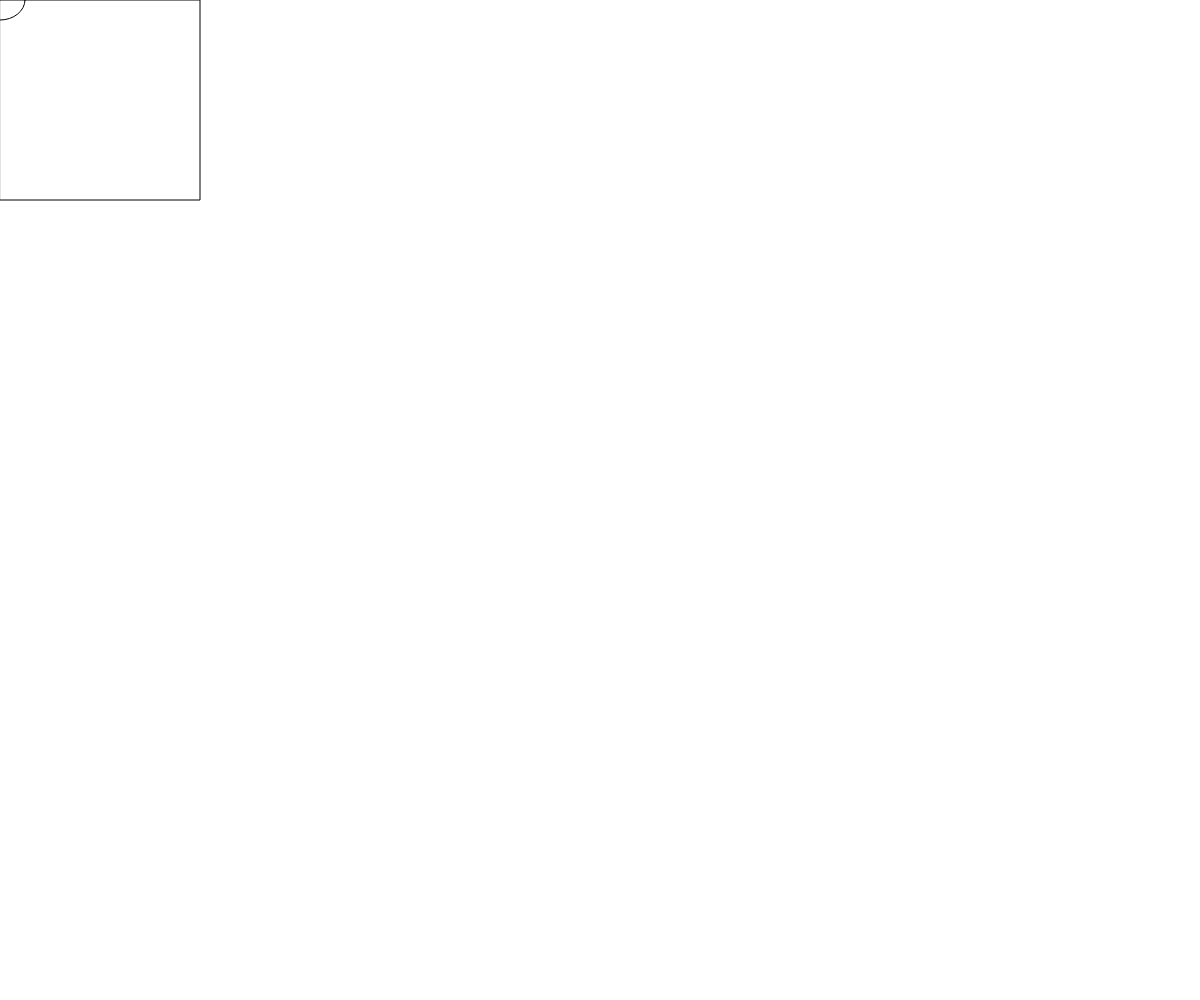
Frame 1 (no input)
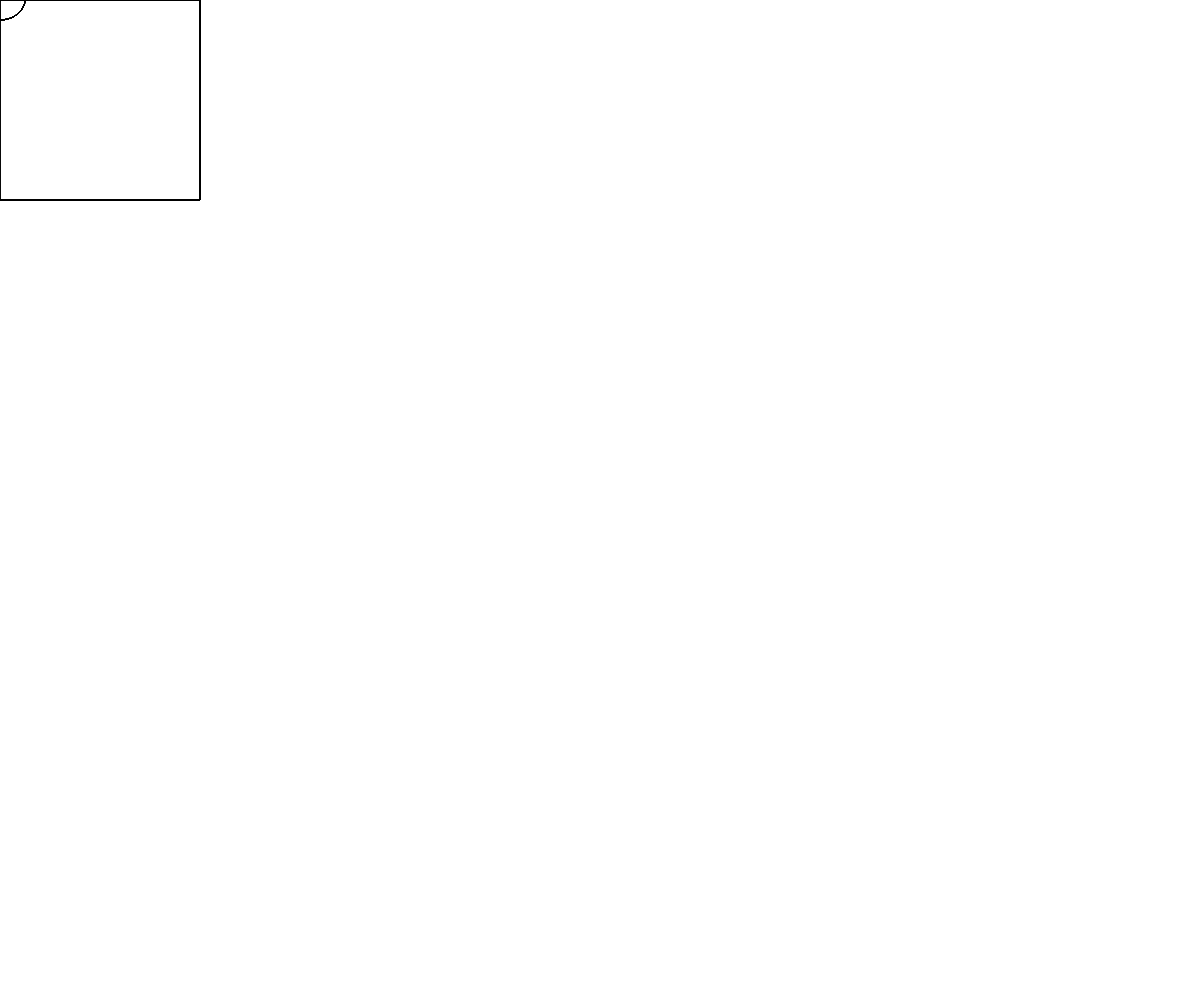
Frame 60 (no input)
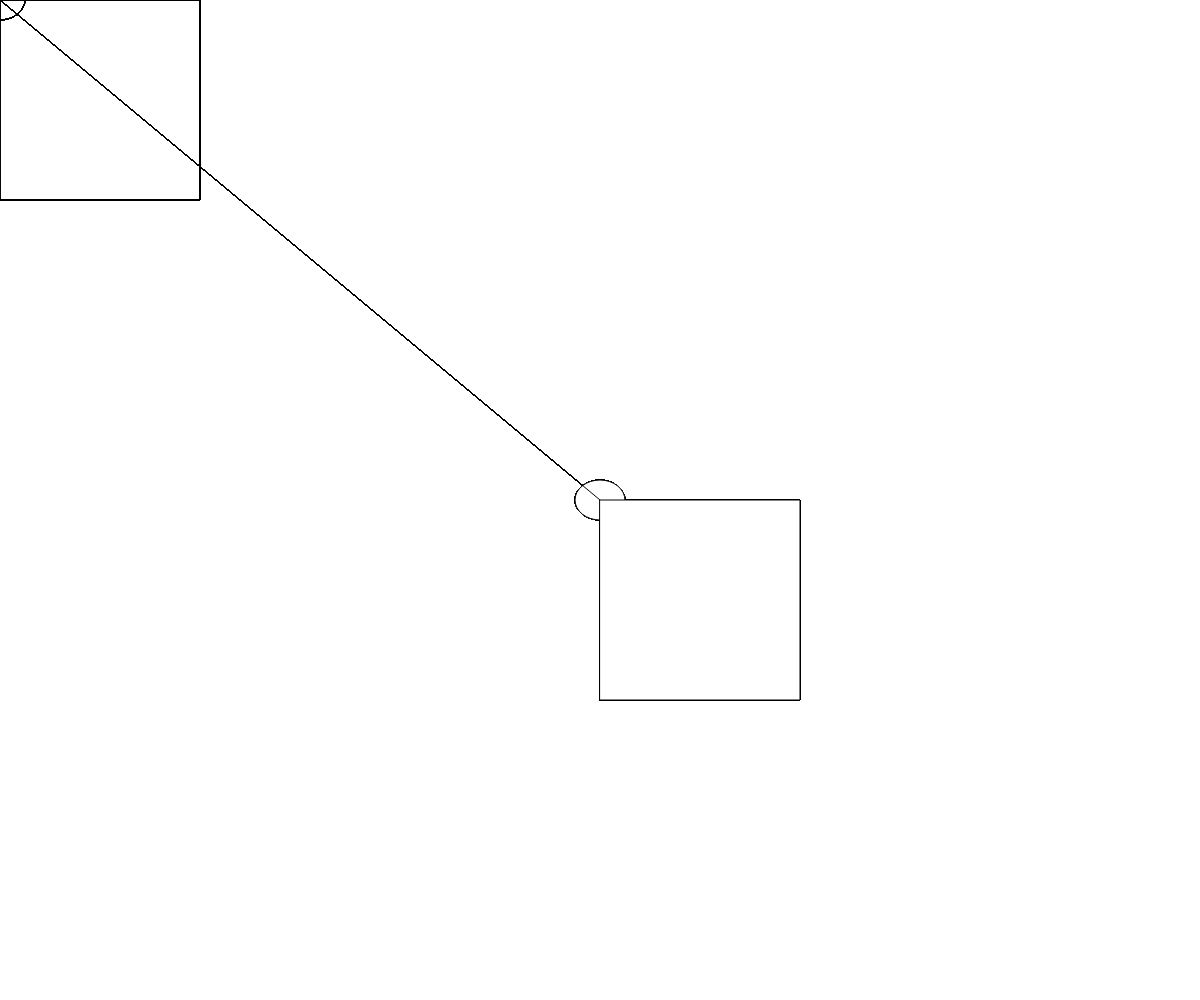
Frame 120 (the mouse pressed at the canvas centre since frame 60)

The p5.js sketch that drew these frames (run headless with seeded random() and noise() and a simulated clock; from frame 60 on, the mouse is pressed at the canvas centre):

// p5.js sketch
// ── sketch.js
// global variables

// set up function
function setup() {
  createCanvas(windowWidth, windowHeight);
}

function draw() {
  
  // background(255);
  
  fill(255, mouseY);
  ellipse(mouseX, mouseY, 50, 40);
  line(0,0, mouseX, mouseY);
  rect(mouseX, mouseY, 200, 200);
  
}
